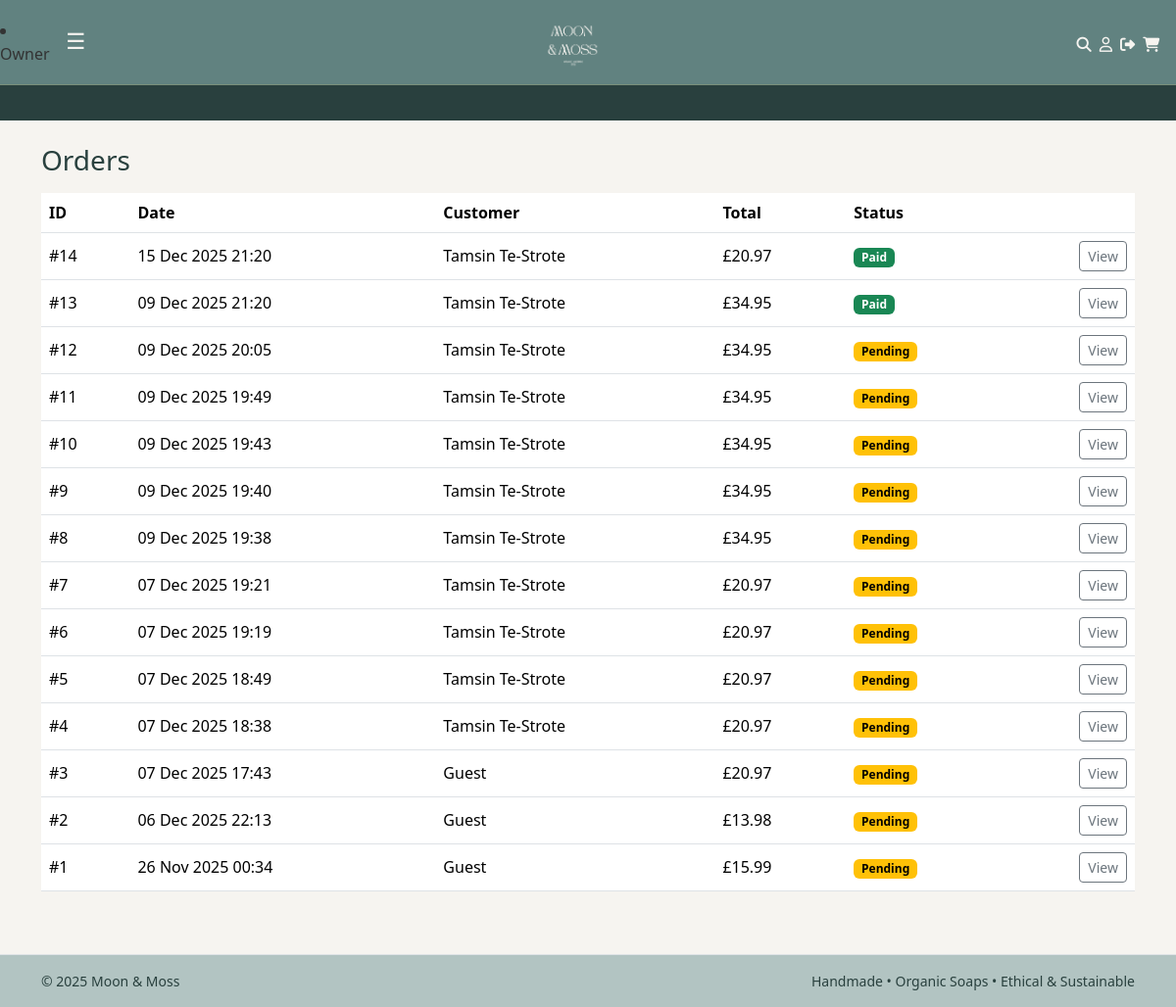
Page /owner/orders/ (signed in) on the earlier database version.
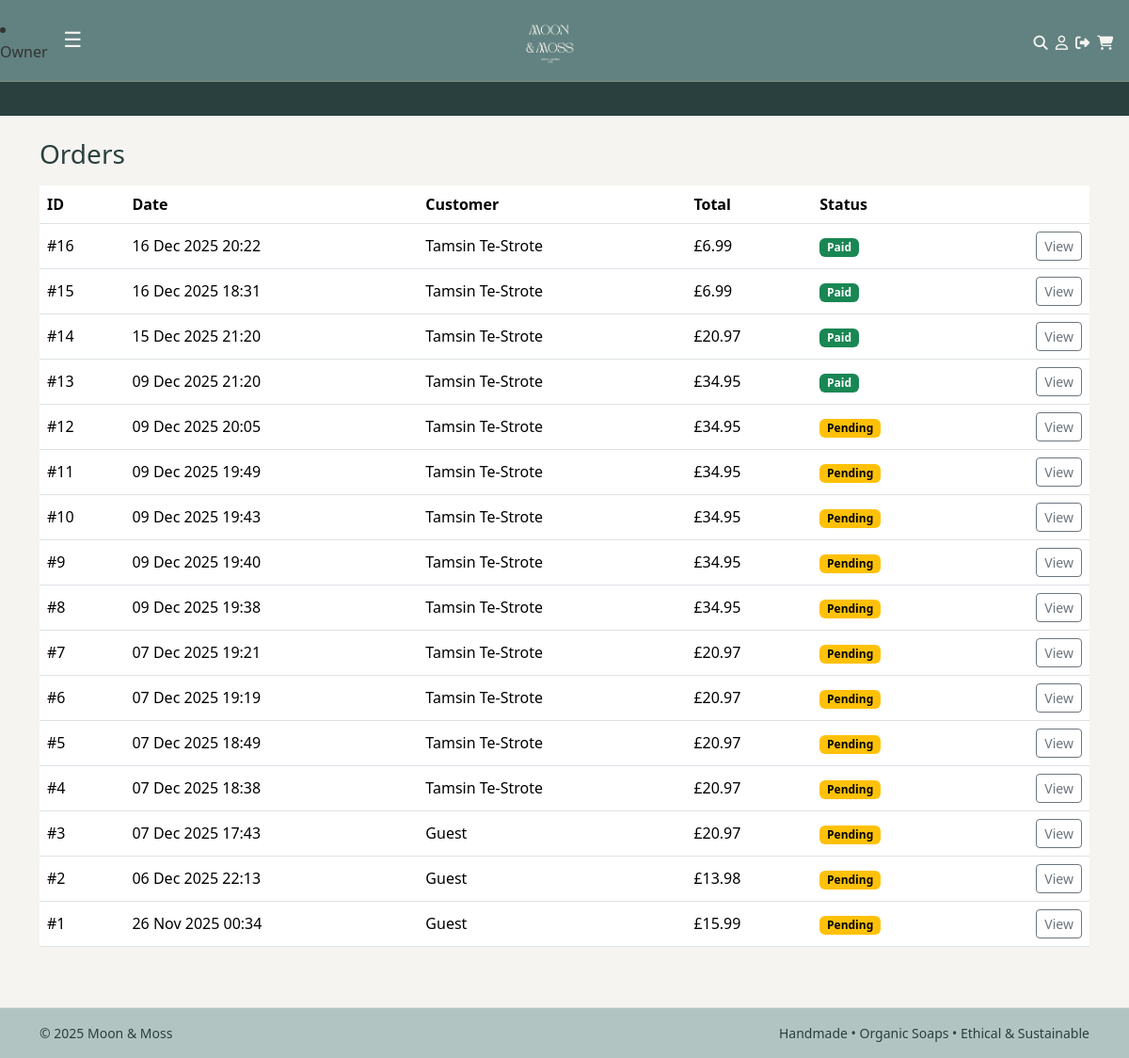
Same page on the later database version.
### checkout/models.py (models this page shows, shortened)
class Order(models.Model):
    PENDING = "PENDING"
    PAID = "PAID"
    FAILED = "FAILED"
    STATUS_CHOICES = [
        (PENDING, "Pending"),
        (PAID, "Paid"),
        (FAILED, "Failed"),
    ]
    user = models.ForeignKey(
        settings.AUTH_USER_MODEL,
        on_delete=models.SET_NULL,
        null=True,
        blank=True,
        related_name="orders",
    )
    full_name = models.CharField(max_length=100, blank=True)
    email = models.EmailField(blank=True)
    address_line1 = models.CharField(max_length=255, blank=True)
    address_line2 = models.CharField(max_length=255, blank=True)
    city = models.CharField(max_length=100, blank=True)
    postcode = models.CharField(max_length=20, blank=True)
    status = models.CharField(
        max_length=10,
        choices=STATUS_CHOICES,
        default=PENDING,
    )
    total = models.DecimalField(max_digits=8, decimal_places=2)
    stripe_session_id = models.CharField(max_length=255, blank=True)
    created_at = models.DateTimeField(auto_now_add=True)
    stock_deducted = models.BooleanField(default=False)

### owner/views.py (the view)
# urls.py: path("owner/orders/", views.orders, name="owner_orders"),
@staff_member_required
def orders(request):
    qs = Order.objects.all().order_by("-created_at")
    return render(request, "owner/orders.html", {"orders": qs})

### owner/templates/owner/orders.html
{% extends "base.html" %}
{% block content %}
<h1 class="h3 mb-3">Orders</h1>
<div class="table-responsive">
  <table class="table align-middle">
    <thead>
      <tr>
        <th>ID</th>
        <th>Date</th>
        <th>Customer</th>
        <th>Total</th>
        <th>Status</th>
        <th></th>
      </tr>
    </thead>
    <tbody>
      {% for o in orders %}
      <tr>
        <td>#{{ o.id }}</td>
        <td>{{ o.created_at|date:"d M Y H:i" }}</td>
        <td>{{ o.full_name|default:o.email|default:"Guest" }}</td>
        <td>£{{ o.total }}</td>
        <td>
          {% if o.status == "PAID" %}
            <span class="badge text-bg-success">Paid</span>
          {% elif o.status == "PENDING" %}
            <span class="badge text-bg-warning">Pending</span>
          {% else %}
            <span class="badge text-bg-danger">Failed</span>
          {% endif %}
        </td>
        <td class="text-end">
          <a class="btn btn-sm btn-outline-secondary" href="{% url 'owner_order_detail' o.id %}">View</a>
        </td>
      </tr>
      {% endfor %}
    </tbody>
  </table>
</div>
{% endblock %}

### templates/base.html (shortened to what this page needs)
{% load static %}
<!doctype html>
<html lang="en">
<head>
  <link
    href="https://cdn.jsdelivr.net/npm/bootstrap@5.3.3/dist/css/bootstrap.min.css"
    rel="stylesheet">
  <link rel="stylesheet" href="{% static 'css/main.css' %}">
</head>
<body>
<nav class="navbar navbar-light navbar-pink bb-navbar sticky-top">
    {% if user.is_staff %}
  <li class="nav-item">
    <a class="nav-link" href="{% url 'owner_dashboard' %}">Owner</a>
  </li>
  {% endif %}
  <div class="container bb-nav-grid">
    <div class="bb-nav-left">
      <button class="navbar-toggler border-0 bb-icon-button" type="button"
              data-bs-toggle="collapse" data-bs-target="#mainNav"
              aria-controls="mainNav" aria-expanded="false" aria-label="Toggle navigation">
        <span class="bb-icon">☰</span>
      </button>
    </div>
    <div class="bb-nav-center">
      <a class="navbar-brand d-flex flex-column align-items-center"
         href="{% url 'catalog:product_list' %}">
        <img src="{% static 'img/logo.png' %}" alt="BubbleBubble" style="height:60px;">
      </a>
    </div>
    <div class="bb-nav-right bb-nav-icons">
  <a href="#" class="bb-icon-link" title="Search">
    <span class="bb-icon"><i class="fa-solid fa-magnifying-glass"></i></span>
  </a>
  {% if user.is_authenticated %}
  <a href="#" class="bb-icon-link" title="My account">
    <span class="bb-icon"><i class="fa-regular fa-user"></i></span>
  </a>
  <a href="{% url 'logout' %}?next={{ request.get_full_path }}"
     class="bb-icon-link" title="Logout">
    <span class="bb-icon"><i class="fa-solid fa-right-from-bracket"></i></span>
  </a>
{% else %}
  <a href="{% url 'login' %}?next={{ request.get_full_path }}"
     class="bb-icon-link" title="Login">
    <span class="bb-icon"><i class="fa-regular fa-user"></i></span>
  </a>
{% endif %}
  <a href="{% url 'cart:view' %}" class="bb-icon-link" title="Cart">
    <span class="bb-icon"><i class="fa-solid fa-cart-shopping"></i></span>
  </a>
</div>
  </div>
</nav>
<div class="bb-promo-bar">
  <div class="bb-promo-track">
  </div>
</div>
<main class="container py-4">
  {% block content %}{% endblock %}
</main>
<footer class="border-top mt-4 py-3">
  <div class="container text-muted small d-flex justify-content-between">
    <span>© {{ now|default:"2025" }} Moon & Moss</span>
    <span>Handmade • Organic Soaps • Ethical & Sustainable</span>
  </div>
</footer>
</body>
</html>

### static/css/main.css (style rules this page uses)
body { background-color: #f6f4f0; color: #333333; font-family: system-ui, -apple-system, BlinkMacSystemFont, "Segoe UI", sans-serif; }
h1, .h1, h2, .h2, h3, .h3 { color: #29403e; }
a { color: #29403e; }
.bb-navbar { background-color: #618280; padding-top: 0.5rem; padding-bottom: 0.5rem; border-bottom: 1px solid #7A8F7A; }
.bb-nav-grid { display: grid; grid-template-columns: 1fr auto 1fr; align-items: center; }
.bb-nav-left { justify-self: start; }
.bb-nav-center { justify-self: center; }
.bb-nav-right { justify-self: end; display: flex; align-items: center; justify-content: flex-end; gap: 0.15rem; }
.bb-icon-button { background: transparent; box-shadow: none; padding: 0; }
.bb-icon { font-size: 1.4rem; line-height: 1; color: #f6f4f0; }
.bb-nav-icons .bb-icon-link { display: inline-flex; align-items: center; justify-content: center; margin: 0rem; text-decoration: none; }
.bb-nav-icons .bb-icon-link .fa-solid, .bb-nav-icons .bb-icon-link .fa-regular { font-size: 0.95rem; }
.navbar-pink .navbar-toggler { border-color: rgba(0,0,0,0.1); }
.bb-promo-bar { background-color: #29403e; color: #f6f4f0; font-size: 0.9rem; overflow: hidden; white-space: nowrap; }
.bb-promo-track { display: inline-block; padding: 0.45rem 0; padding-left: 100%; animation: bb-promo-scroll 22s linear infinite; }
footer { background-color: #b2c4c2; }
footer .text-muted { color: #29403e !important; }
.bb-navbar .container { padding-left: 0.75rem; padding-right: 0.75rem; }
.bb-nav-right { gap: 0.50rem; }

Differences in the rows shown:
added Order: id "16", created_at "16 Dec 2025 20:22", full_name "Tamsin Te-Strote", total "6.99", status "Paid"
added Order: id "15", created_at "16 Dec 2025 18:31", full_name "Tamsin Te-Strote", total "6.99", status "Paid"
